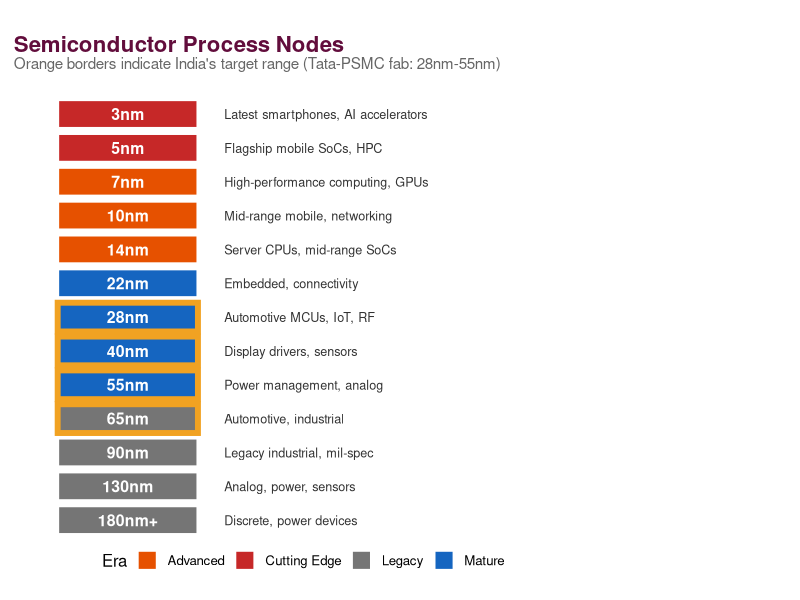

This figure's R source:
## ---- chunk 1
library(ggplot2)
library(dplyr)
## ---- chunk 2
# Hand-crafted data for the node landscape visualization
nodes <- tibble(
  node = c("3nm", "5nm", "7nm", "10nm", "14nm", "22nm", "28nm", "40nm", "55nm", "65nm", "90nm", "130nm", "180nm+"),
  node_nm = c(3, 5, 7, 10, 14, 22, 28, 40, 55, 65, 90, 130, 180),
  era = c("Cutting Edge", "Cutting Edge", "Advanced", "Advanced", "Advanced",
          "Mature", "Mature", "Mature", "Mature", "Legacy", "Legacy", "Legacy", "Legacy"),
  applications = c(
    "Latest smartphones, AI accelerators",
    "Flagship mobile SoCs, HPC",
    "High-performance computing, GPUs",
    "Mid-range mobile, networking",
    "Server CPUs, mid-range SoCs",
    "Embedded, connectivity",
    "Automotive MCUs, IoT, RF",
    "Display drivers, sensors",
    "Power management, analog",
    "Automotive, industrial",
    "Legacy industrial, mil-spec",
    "Analog, power, sensors",
    "Discrete, power devices"
  ),
  key_fabs = c(
    "TSMC, Samsung",
    "TSMC, Samsung",
    "TSMC, Samsung, Intel",
    "TSMC, Samsung, Intel",
    "TSMC, Samsung, Intel, GF",
    "Intel, GF, TSMC",
    "TSMC, Samsung, GF, SMIC, UMC",
    "TSMC, UMC, SMIC",
    "PSMC, UMC, various",
    "Various (widely available)",
    "Various",
    "Various",
    "Various"
  ),
  # Whether India targets this node
  india_target = c(FALSE, FALSE, FALSE, FALSE, FALSE, FALSE, TRUE, TRUE, TRUE, TRUE, FALSE, FALSE, FALSE)
)

# Assign colors
era_colors <- c(
  "Cutting Edge" = "#C62828",
  "Advanced"     = "#E65100",
  "Mature"       = "#1565C0",
  "Legacy"       = "#757575"
)

# Reverse for bottom-to-top ordering (most advanced at top)
nodes <- nodes %>%
  mutate(node = factor(node, levels = rev(node)))

ggplot(nodes, aes(x = node, y = 1, fill = era)) +
  geom_tile(width = 0.85, height = 0.8, color = "white", linewidth = 1) +
  # Highlight India's target range
  geom_tile(
    data = filter(nodes, india_target),
    aes(x = node, y = 1),
    width = 0.85, height = 0.8,
    fill = NA, color = "#f1a222", linewidth = 2
  ) +
  # Node labels
  geom_text(aes(label = node), fontface = "bold", size = 4, color = "white") +
  # Application labels on the right
  geom_text(
    aes(y = 1.55, label = applications),
    hjust = 0, size = 3.2, color = "#333"
  ) +
  coord_flip(clip = "off") +
  scale_fill_manual(values = era_colors, name = "Era") +
  scale_y_continuous(limits = c(0.5, 3.5)) +
  labs(
    x = NULL, y = NULL,
    title = "Semiconductor Process Nodes",
    subtitle = "Orange borders indicate India's target range (Tata-PSMC fab: 28nm-55nm)"
  ) +
  theme_void(base_size = 12) +
  theme(
    plot.title = element_text(face = "bold", size = 16, color = "#620d3c"),
    plot.subtitle = element_text(size = 11, color = "#666", margin = margin(b = 15)),
    legend.position = "bottom",
    plot.margin = margin(20, 150, 20, 10)
  )
